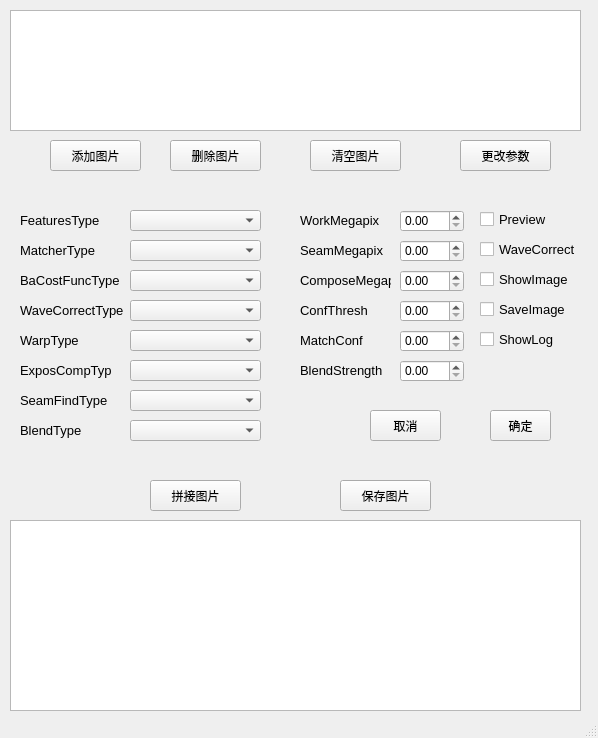
<?xml version="1.0" encoding="UTF-8"?>
<ui version="4.0">
 <class>MainWindow</class>
 <widget class="QMainWindow" name="MainWindow">
  <property name="geometry">
   <rect>
    <x>0</x>
    <y>0</y>
    <width>598</width>
    <height>738</height>
   </rect>
  </property>
  <property name="windowTitle">
   <string>图片拼接器</string>
  </property>
  <widget class="QWidget" name="centralWidget">
   <widget class="QListView" name="image_list_view">
    <property name="geometry">
     <rect>
      <x>10</x>
      <y>10</y>
      <width>571</width>
      <height>121</height>
     </rect>
    </property>
   </widget>
   <widget class="QPushButton" name="add_img_button">
    <property name="geometry">
     <rect>
      <x>50</x>
      <y>140</y>
      <width>91</width>
      <height>31</height>
     </rect>
    </property>
    <property name="text">
     <string>添加图片</string>
    </property>
   </widget>
   <widget class="QPushButton" name="delete_img_button">
    <property name="geometry">
     <rect>
      <x>170</x>
      <y>140</y>
      <width>91</width>
      <height>31</height>
     </rect>
    </property>
    <property name="text">
     <string>删除图片</string>
    </property>
   </widget>
   <widget class="QPushButton" name="change_arc_button">
    <property name="geometry">
     <rect>
      <x>460</x>
      <y>140</y>
      <width>91</width>
      <height>31</height>
     </rect>
    </property>
    <property name="text">
     <string>更改参数</string>
    </property>
   </widget>
   <widget class="QPushButton" name="channce_changebutton">
    <property name="geometry">
     <rect>
      <x>370</x>
      <y>410</y>
      <width>71</width>
      <height>31</height>
     </rect>
    </property>
    <property name="text">
     <string>取消</string>
    </property>
   </widget>
   <widget class="QPushButton" name="confirm_change_button">
    <property name="geometry">
     <rect>
      <x>490</x>
      <y>410</y>
      <width>61</width>
      <height>31</height>
     </rect>
    </property>
    <property name="text">
     <string>确定</string>
    </property>
   </widget>
   <widget class="QPushButton" name="stitch_img_button">
    <property name="geometry">
     <rect>
      <x>150</x>
      <y>480</y>
      <width>91</width>
      <height>31</height>
     </rect>
    </property>
    <property name="text">
     <string>拼接图片</string>
    </property>
   </widget>
   <widget class="QPushButton" name="save_img_button">
    <property name="geometry">
     <rect>
      <x>340</x>
      <y>480</y>
      <width>91</width>
      <height>31</height>
     </rect>
    </property>
    <property name="text">
     <string>保存图片</string>
    </property>
   </widget>
   <widget class="QPushButton" name="clean_imgs_button">
    <property name="geometry">
     <rect>
      <x>310</x>
      <y>140</y>
      <width>91</width>
      <height>31</height>
     </rect>
    </property>
    <property name="text">
     <string>清空图片</string>
    </property>
   </widget>
   <widget class="QTextEdit" name="log_edit">
    <property name="geometry">
     <rect>
      <x>10</x>
      <y>520</y>
      <width>571</width>
      <height>191</height>
     </rect>
    </property>
   </widget>
   <widget class="QCheckBox" name="wavecorrect_checkbox">
    <property name="geometry">
     <rect>
      <x>480</x>
      <y>240</y>
      <width>101</width>
      <height>18</height>
     </rect>
    </property>
    <property name="font">
     <font>
      <pointsize>10</pointsize>
     </font>
    </property>
    <property name="text">
     <string>WaveCorrect</string>
    </property>
   </widget>
   <widget class="QCheckBox" name="showimg_checkbox">
    <property name="geometry">
     <rect>
      <x>480</x>
      <y>270</y>
      <width>91</width>
      <height>18</height>
     </rect>
    </property>
    <property name="font">
     <font>
      <pointsize>10</pointsize>
     </font>
    </property>
    <property name="text">
     <string>ShowImage</string>
    </property>
   </widget>
   <widget class="QCheckBox" name="saveimage_checkbox">
    <property name="geometry">
     <rect>
      <x>480</x>
      <y>300</y>
      <width>91</width>
      <height>18</height>
     </rect>
    </property>
    <property name="font">
     <font>
      <pointsize>10</pointsize>
     </font>
    </property>
    <property name="text">
     <string>SaveImage</string>
    </property>
   </widget>
   <widget class="QCheckBox" name="preview_checkbox">
    <property name="geometry">
     <rect>
      <x>480</x>
      <y>210</y>
      <width>91</width>
      <height>18</height>
     </rect>
    </property>
    <property name="font">
     <font>
      <pointsize>10</pointsize>
     </font>
    </property>
    <property name="text">
     <string>Preview</string>
    </property>
   </widget>
   <widget class="QDoubleSpinBox" name="workmegapix_spinbox">
    <property name="geometry">
     <rect>
      <x>400</x>
      <y>210</y>
      <width>64</width>
      <height>22</height>
     </rect>
    </property>
   </widget>
   <widget class="QLabel" name="label">
    <property name="geometry">
     <rect>
      <x>300</x>
      <y>210</y>
      <width>91</width>
      <height>21</height>
     </rect>
    </property>
    <property name="font">
     <font>
      <pointsize>10</pointsize>
     </font>
    </property>
    <property name="text">
     <string>WorkMegapix</string>
    </property>
   </widget>
   <widget class="QLabel" name="label_2">
    <property name="geometry">
     <rect>
      <x>300</x>
      <y>240</y>
      <width>91</width>
      <height>21</height>
     </rect>
    </property>
    <property name="font">
     <font>
      <pointsize>10</pointsize>
     </font>
    </property>
    <property name="text">
     <string>SeamMegapix</string>
    </property>
   </widget>
   <widget class="QDoubleSpinBox" name="seammegapix_spinbox">
    <property name="geometry">
     <rect>
      <x>400</x>
      <y>240</y>
      <width>64</width>
      <height>22</height>
     </rect>
    </property>
   </widget>
   <widget class="QLabel" name="label_3">
    <property name="geometry">
     <rect>
      <x>300</x>
      <y>270</y>
      <width>91</width>
      <height>21</height>
     </rect>
    </property>
    <property name="font">
     <font>
      <pointsize>10</pointsize>
     </font>
    </property>
    <property name="text">
     <string>ComposeMegapix</string>
    </property>
   </widget>
   <widget class="QDoubleSpinBox" name="composemegapix_spinbox">
    <property name="geometry">
     <rect>
      <x>400</x>
      <y>270</y>
      <width>64</width>
      <height>22</height>
     </rect>
    </property>
   </widget>
   <widget class="QLabel" name="label_4">
    <property name="geometry">
     <rect>
      <x>300</x>
      <y>300</y>
      <width>91</width>
      <height>21</height>
     </rect>
    </property>
    <property name="font">
     <font>
      <pointsize>10</pointsize>
     </font>
    </property>
    <property name="text">
     <string>ConfThresh</string>
    </property>
   </widget>
   <widget class="QDoubleSpinBox" name="confthresh_spinbox">
    <property name="geometry">
     <rect>
      <x>400</x>
      <y>300</y>
      <width>64</width>
      <height>22</height>
     </rect>
    </property>
   </widget>
   <widget class="QLabel" name="label_5">
    <property name="geometry">
     <rect>
      <x>300</x>
      <y>330</y>
      <width>91</width>
      <height>21</height>
     </rect>
    </property>
    <property name="font">
     <font>
      <pointsize>10</pointsize>
     </font>
    </property>
    <property name="text">
     <string>MatchConf</string>
    </property>
   </widget>
   <widget class="QDoubleSpinBox" name="matchconf_spinbox">
    <property name="geometry">
     <rect>
      <x>400</x>
      <y>330</y>
      <width>64</width>
      <height>22</height>
     </rect>
    </property>
   </widget>
   <widget class="QComboBox" name="featurestype_combobox">
    <property name="geometry">
     <rect>
      <x>130</x>
      <y>210</y>
      <width>131</width>
      <height>21</height>
     </rect>
    </property>
   </widget>
   <widget class="QLabel" name="label_6">
    <property name="geometry">
     <rect>
      <x>20</x>
      <y>210</y>
      <width>91</width>
      <height>21</height>
     </rect>
    </property>
    <property name="font">
     <font>
      <pointsize>10</pointsize>
     </font>
    </property>
    <property name="text">
     <string>FeaturesType</string>
    </property>
   </widget>
   <widget class="QComboBox" name="matchertype_combobox">
    <property name="geometry">
     <rect>
      <x>130</x>
      <y>240</y>
      <width>131</width>
      <height>21</height>
     </rect>
    </property>
   </widget>
   <widget class="QLabel" name="label_7">
    <property name="geometry">
     <rect>
      <x>20</x>
      <y>240</y>
      <width>91</width>
      <height>21</height>
     </rect>
    </property>
    <property name="font">
     <font>
      <pointsize>10</pointsize>
     </font>
    </property>
    <property name="text">
     <string>MatcherType</string>
    </property>
   </widget>
   <widget class="QComboBox" name="bacosttype_combobox">
    <property name="geometry">
     <rect>
      <x>130</x>
      <y>270</y>
      <width>131</width>
      <height>21</height>
     </rect>
    </property>
   </widget>
   <widget class="QComboBox" name="wavecorrecttype_combobox">
    <property name="geometry">
     <rect>
      <x>130</x>
      <y>300</y>
      <width>131</width>
      <height>21</height>
     </rect>
    </property>
   </widget>
   <widget class="QComboBox" name="warptype_combobox">
    <property name="geometry">
     <rect>
      <x>130</x>
      <y>330</y>
      <width>131</width>
      <height>21</height>
     </rect>
    </property>
   </widget>
   <widget class="QLabel" name="label_8">
    <property name="geometry">
     <rect>
      <x>20</x>
      <y>270</y>
      <width>101</width>
      <height>21</height>
     </rect>
    </property>
    <property name="font">
     <font>
      <pointsize>10</pointsize>
     </font>
    </property>
    <property name="text">
     <string>BaCostFuncType</string>
    </property>
   </widget>
   <widget class="QLabel" name="label_9">
    <property name="geometry">
     <rect>
      <x>20</x>
      <y>300</y>
      <width>111</width>
      <height>21</height>
     </rect>
    </property>
    <property name="font">
     <font>
      <pointsize>10</pointsize>
     </font>
    </property>
    <property name="text">
     <string>WaveCorrectType</string>
    </property>
   </widget>
   <widget class="QLabel" name="label_10">
    <property name="geometry">
     <rect>
      <x>20</x>
      <y>330</y>
      <width>91</width>
      <height>21</height>
     </rect>
    </property>
    <property name="font">
     <font>
      <pointsize>10</pointsize>
     </font>
    </property>
    <property name="text">
     <string>WarpType</string>
    </property>
   </widget>
   <widget class="QComboBox" name="exposcomptype_combobox">
    <property name="geometry">
     <rect>
      <x>130</x>
      <y>360</y>
      <width>131</width>
      <height>21</height>
     </rect>
    </property>
   </widget>
   <widget class="QLabel" name="label_11">
    <property name="geometry">
     <rect>
      <x>20</x>
      <y>360</y>
      <width>91</width>
      <height>21</height>
     </rect>
    </property>
    <property name="font">
     <font>
      <pointsize>10</pointsize>
     </font>
    </property>
    <property name="text">
     <string>ExposCompType</string>
    </property>
   </widget>
   <widget class="QComboBox" name="seamfindtype_combobox">
    <property name="geometry">
     <rect>
      <x>130</x>
      <y>390</y>
      <width>131</width>
      <height>21</height>
     </rect>
    </property>
   </widget>
   <widget class="QLabel" name="label_12">
    <property name="geometry">
     <rect>
      <x>20</x>
      <y>390</y>
      <width>91</width>
      <height>21</height>
     </rect>
    </property>
    <property name="font">
     <font>
      <pointsize>10</pointsize>
     </font>
    </property>
    <property name="text">
     <string>SeamFindType</string>
    </property>
   </widget>
   <widget class="QLabel" name="label_13">
    <property name="geometry">
     <rect>
      <x>300</x>
      <y>360</y>
      <width>91</width>
      <height>21</height>
     </rect>
    </property>
    <property name="font">
     <font>
      <pointsize>10</pointsize>
     </font>
    </property>
    <property name="text">
     <string>BlendStrength</string>
    </property>
   </widget>
   <widget class="QDoubleSpinBox" name="blendstrength_spinbox">
    <property name="geometry">
     <rect>
      <x>400</x>
      <y>360</y>
      <width>64</width>
      <height>22</height>
     </rect>
    </property>
   </widget>
   <widget class="QLabel" name="label_14">
    <property name="geometry">
     <rect>
      <x>20</x>
      <y>420</y>
      <width>91</width>
      <height>21</height>
     </rect>
    </property>
    <property name="font">
     <font>
      <pointsize>10</pointsize>
     </font>
    </property>
    <property name="text">
     <string>BlendType</string>
    </property>
   </widget>
   <widget class="QComboBox" name="blendtype_combobox">
    <property name="geometry">
     <rect>
      <x>130</x>
      <y>420</y>
      <width>131</width>
      <height>21</height>
     </rect>
    </property>
   </widget>
   <widget class="QCheckBox" name="showlog_checkbox">
    <property name="geometry">
     <rect>
      <x>480</x>
      <y>330</y>
      <width>91</width>
      <height>18</height>
     </rect>
    </property>
    <property name="font">
     <font>
      <pointsize>10</pointsize>
     </font>
    </property>
    <property name="text">
     <string>ShowLog</string>
    </property>
   </widget>
  </widget>
  <widget class="QStatusBar" name="statusBar"/>
 </widget>
 <layoutdefault spacing="6" margin="11"/>
 <resources/>
 <connections/>
</ui>
